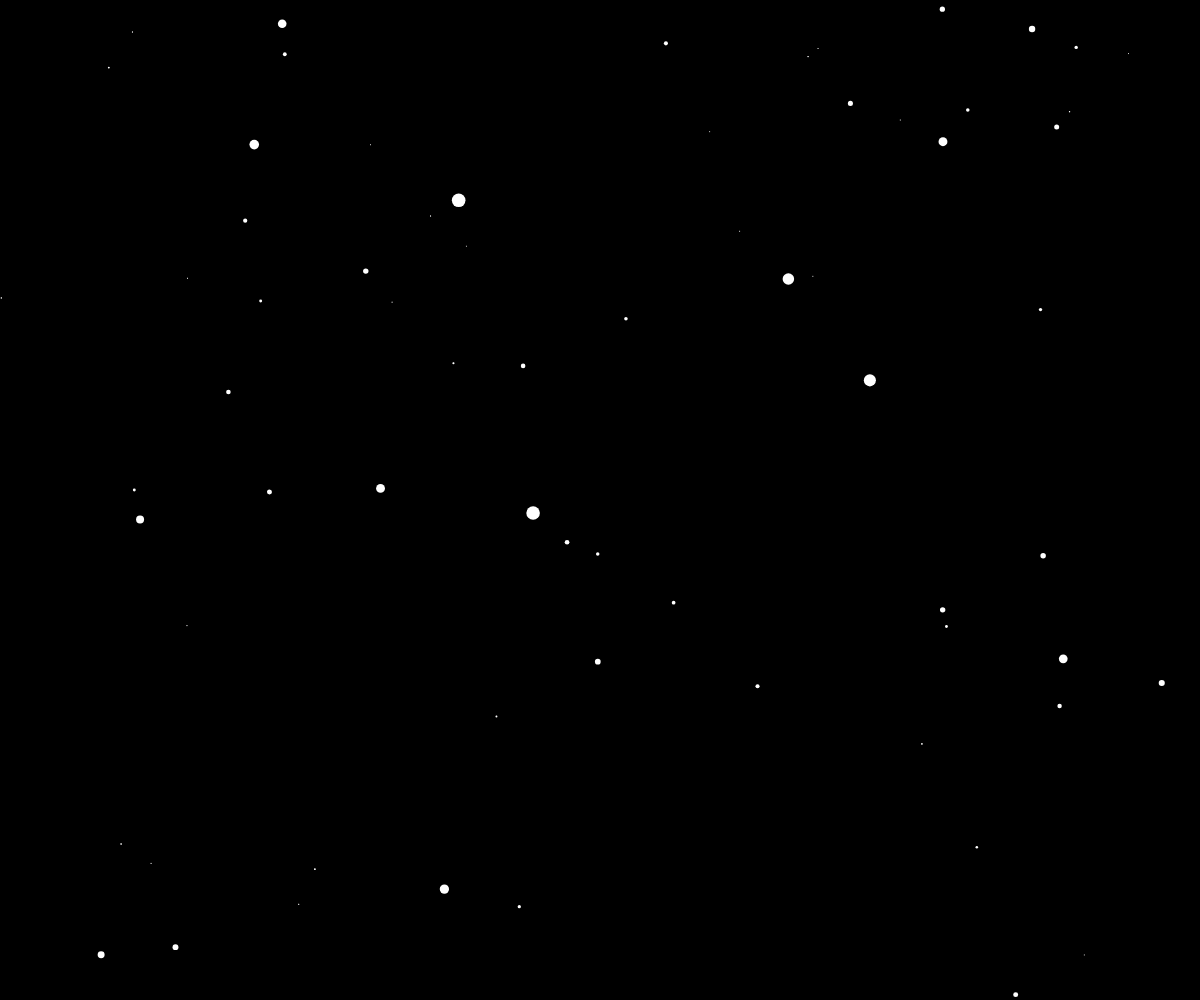
Frame 1 (no input)
Frame 60 (no input): identical to frame 1, image omitted
Frame 120 (the mouse pressed at the canvas centre since frame 60): identical to frame 1, image omitted

The p5.js sketch that drew this single still picture (run headless with seeded random() and noise() and a simulated clock; from frame 60 on, the mouse is pressed at the canvas centre):

// p5.js sketch
// ── sketch.js
var stars = [];

var speed;

let slider;

function setup() {
  slider = createSlider(0, 110, 0, 1);
  //slider2 = createSlider();
 // slider3 = createSlider(400, window.innerWidth, window.innerWidth, 1);
  createCanvas(window.innerWidth, window.innerHeight);
  for (var i = 0; i < 800; i++) {
    stars[i] = new Star();
    speed++;
    //slider.value(slider++)
  }
}



function draw() {
  speed = slider.value();
  background(0);
  translate(width / 2, height / 2);
  for (var i = 0; i < stars.length; i++) {
    stars[i].update();
    stars[i].show();
  }
}
// ── Star.js
function Star() {
    this.x = random(-width, width);
    this.y = random(-height, height);
    this.z = random(width);
    this.pz = this.z;
  
    this.update = function() {
      this.z = this.z - speed;
      if (this.z < 1) {
        this.z = width;
        this.x = random(-width, width);
        this.y = random(-height, height);
        this.pz = this.z;
      }
    }
  
    this.show = function() {
      fill(255);
      noStroke();
  
      var sx = map(this.x / this.z, 0, 1, 0, width);
      var sy = map(this.y / this.z, 0, 1, 0, height);
  
      var r = map(this.z, 0, width, 16, 0);
      ellipse(sx, sy, r, r);
  
      var px = map(this.x / this.pz, 0, 1, 0, width);
      var py = map(this.y / this.pz, 0, 1, 0, height);
  
      this.pz = this.z;
  
      stroke(255);
      line(px, py, sx, sy);
  
    }
  }
// ── style.css
html, body {
    margin: 0;
    padding: 0;
  }
  canvas {
    display: flex;
    justify-content: center;
  }
  
